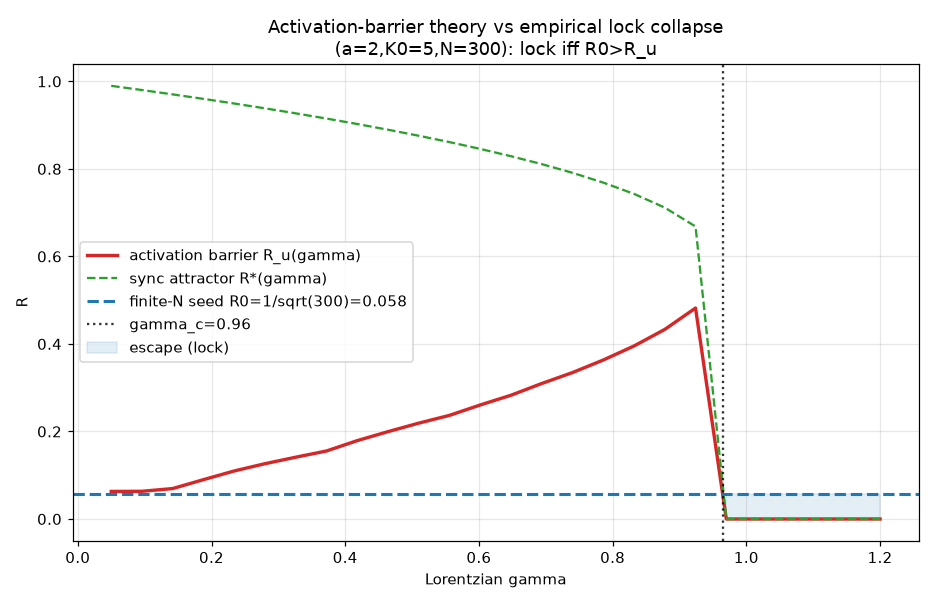

The script that saved this image:
"""
ACTIVATION BARRIER (lean).  Build F(R) on a coarse R-grid, interpolate.
F(R)=int_{-K0R^a}^{K0R^a} sqrt(1-(w/(K0R^a))^2) g(w) dw
"""
import numpy as np
import matplotlib
matplotlib.use('Agg')
import matplotlib.pyplot as plt

K0, a = 5.0, 2.0
N = 300
R0 = 1.0/np.sqrt(N)
w = np.linspace(-300, 300, 30001)
lorentz = lambda g, x: (1/np.pi)*(g/(x*x+g*g))

def build_F(g, nR=1500):
    Rs = np.linspace(1e-5, 1.0, nR)
    Fv = np.zeros(nR)
    gw = lorentz(g, w)
    for i, R in enumerate(Rs):
        Keff = K0 * R**a
        m = np.abs(w) <= Keff
        if not m.any(): continue
        ww = w[m]
        Fv[i] = np.trapezoid(np.sqrt(np.maximum(0,1-(ww/Keff)**2))*gw[m], ww)
    return Rs, Fv

def analyze(g):
    Rs, Fv = build_F(g)
    H = Fv - Rs
    roots=[]
    for i in range(len(Rs)-1):
        if H[i]*H[i+1] < 0:
            roots.append(Rs[i]-H[i]*(Rs[i+1]-Rs[i])/(H[i+1]-H[i]))
    st,un=[],[]
    for r in roots:
        idx=np.searchsorted(Rs,r); idx=min(max(idx,1),len(Rs)-2)
        Fp=(Fv[idx+1]-Fv[idx-1])/(Rs[idx+1]-Rs[idx-1])
        (st if Fp<1 else un).append(r)
    return max([x for x in st if x>1e-3], default=0.0), min(un, default=0.0)

print("="*88)
print(f"ACTIVATION BARRIER  a={a}, K0={K0}, N={N}, R0={R0:.4f}")
print("="*88)
emp={0.1:'8/8',0.3:'8/8',0.5:'4/8',0.7:'0/8',1.0:'0/8',1.5:'0/8'}
print(f"{'gamma':<8}{'R*(sync)':<12}{'R_u':<12}{'R0>R_u?':<12}{'empirical':<10}")
for g in [0.1,0.3,0.5,0.7,1.0,1.5]:
    Rstar,Ru = analyze(g)
    print(f"{g:<8}{Rstar:<12.4f}{Ru:<12.4f}{str(R0>Ru):<12}{emp[g]:<10}")

gg=np.linspace(0.05,1.2,26)
res=np.array([analyze(g) for g in gg])
Rus=res[:,1]
gc=None
for i in range(len(gg)-1):
    if (Rus[i]-R0)*(Rus[i+1]-R0)<0:
        gc=gg[i]+(R0-Rus[i])*(gg[i+1]-gg[i])/(Rus[i+1]-Rus[i]); break
print(f"\npredicted gamma_crit (R_u=R0) = {gc:.3f}" if gc else "no crossing")

fig,ax=plt.subplots(figsize=(8.5,5.5))
ax.plot(gg,res[:,1],'-',color='C3',lw=2.2,label='activation barrier R_u(gamma)')
ax.plot(gg,res[:,0],'--',color='C2',lw=1.5,label='sync attractor R*(gamma)')
ax.axhline(R0,color='C0',ls='--',lw=2,label=f'finite-N seed R0=1/sqrt({N})={R0:.3f}')
if gc: ax.axvline(gc,color='k',ls=':',alpha=0.8,label=f'gamma_c={gc:.2f}')
ax.fill_between(gg,0,R0,where=(res[:,1]<R0),color='C0',alpha=0.12,label='escape (lock)')
ax.set_xlabel("Lorentzian gamma"); ax.set_ylabel("R")
ax.set_title("Activation-barrier theory vs empirical lock collapse\n(a=2,K0=5,N=300): lock iff R0>R_u")
ax.legend(); ax.grid(alpha=0.3); plt.tight_layout()
plt.savefig('emp153_activation_barrier.png',dpi=110)
print("Saved emp153_activation_barrier.png")
